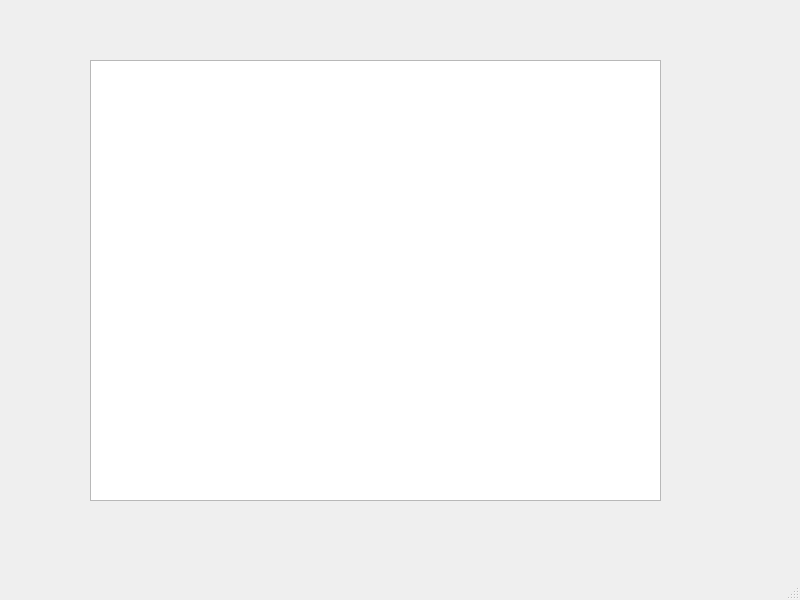
<?xml version="1.0" encoding="UTF-8"?>
<ui version="4.0">
 <class>MainWindow</class>
 <widget class="QMainWindow" name="MainWindow">
  <property name="geometry">
   <rect>
    <x>0</x>
    <y>0</y>
    <width>800</width>
    <height>600</height>
   </rect>
  </property>
  <property name="windowTitle">
   <string>MainWindow</string>
  </property>
  <widget class="QWidget" name="centralwidget">
   <widget class="QWidget" name="verticalLayoutWidget">
    <property name="geometry">
     <rect>
      <x>90</x>
      <y>60</y>
      <width>571</width>
      <height>441</height>
     </rect>
    </property>
    <layout class="QVBoxLayout" name="verticalLayout">
     <item>
      <widget class="QTableView" name="tableView"/>
     </item>
    </layout>
   </widget>
  </widget>
  <widget class="QMenuBar" name="menubar">
   <property name="geometry">
    <rect>
     <x>0</x>
     <y>0</y>
     <width>800</width>
     <height>21</height>
    </rect>
   </property>
  </widget>
  <widget class="QStatusBar" name="statusbar"/>
 </widget>
 <resources/>
 <connections/>
</ui>
